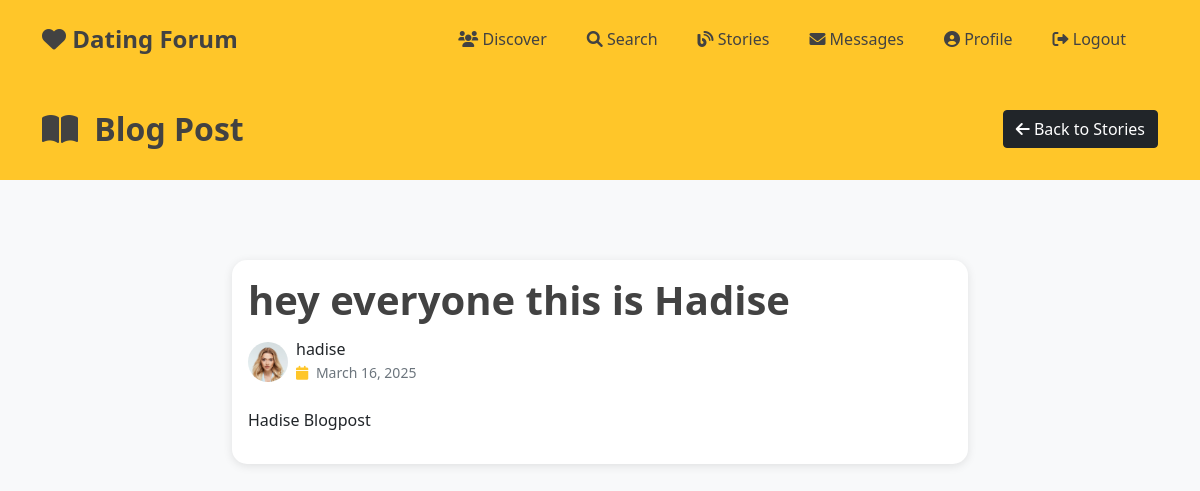
Page /blog/2/ (signed in) on the committed database.
### users/models.py (models this page shows, shortened)
class BlogPost(models.Model):
    user = models.ForeignKey(User, on_delete=models.CASCADE)
    title = models.CharField(max_length=200)
    content = models.TextField()
    created_at = models.DateTimeField(auto_now_add=True)

class UserProfile(models.Model):
    user = models.OneToOneField(User, on_delete=models.CASCADE)
    age = models.IntegerField(null=True, blank=True)
    gender = models.CharField(max_length=10, choices=[('Male', 'Male'), ('Female', 'Female')], null=True, blank=True)
    height = models.FloatField(null=True, blank=True)
    career = models.CharField(max_length=100, null=True, blank=True)
    income = models.DecimalField(max_digits=10, decimal_places=2, null=True, blank=True)
    contact_info = models.CharField(max_length=100, null=True, blank=True)
    latitude = models.FloatField(null=True, blank=True)
    longitude = models.FloatField(null=True, blank=True)
    location = models.CharField(max_length=100, null=True, blank=True)
    profile_picture = models.ImageField(upload_to='profile_pics/', default='profile_pics/default.jpg')
    is_online = models.BooleanField(default=False)
    last_seen = models.DateTimeField(null=True, blank=True)

### users/views.py (the view)
# urls.py: path('blog/<int:post_id>/', views.blog_detail, name='blog_detail'),  # Blog detay URL'i
@login_required
def blog_detail(request, post_id):
    post = get_object_or_404(BlogPost, id=post_id)
    return render(request, 'users/blog_detail.html', {'post': post})

### users/templates/users/blog_detail.html (shortened to what this page needs)
{% extends "base.html" %}
{% block content %}
<div class="profile-header">
    <div class="container">
        <div class="row align-items-center">
            <div class="col-md-8">
                <h2><i class="fas fa-book-open"></i> Blog Post</h2>
            </div>
            <div class="col-md-4 text-md-end">
                <a href="{% url 'blog_list' %}" class="btn btn-dark">
                    <i class="fas fa-arrow-left"></i> Back to Stories
                </a>
            </div>
        </div>
    </div>
</div>
<div class="container py-5">
    <div class="row justify-content-center">
        <div class="col-lg-8">
            <div class="card">
                <div class="card-body">
                    <h1 class="card-title mb-3">{{ post.title }}</h1>
                    <div class="d-flex align-items-center mb-4">
                        <img src="{{ post.user.userprofile.profile_picture.url }}"
                             class="rounded-circle me-2"
                             style="width: 40px; height: 40px; object-fit: cover;">
                        <div>
                            <h6 class="mb-0">{{ post.user.username }}</h6>
                            <small class="text-muted">
                                <i class="fas fa-calendar"></i> {{ post.created_at|date:"F d, Y" }}
                            </small>
                        </div>
                    </div>
                    <div class="blog-content">
                        {{ post.content|linebreaks }}
                    </div>
                </div>
            </div>
        </div>
    </div>
</div>
{% endblock %}

### users/templates/base.html (style rules this page uses)
:root { --bumble-yellow: #ffc629; --bumble-dark: #424242; --bumble-light: #f8f8f8; }
body { background-color: #f8f9fa; }
.card { border-radius: 15px; border: none; box-shadow: 0 2px 10px rgba(0,0,0,0.1); transition: transform 0.2s; }
.profile-header { background-color: var(--bumble-yellow); padding: 2rem 0; margin-bottom: 2rem; }
.profile-header h2 { color: var(--bumble-dark); margin: 0; font-weight: 600; }
.profile-header h2 i { margin-right: 0.5rem; }
.card .card-title { color: var(--bumble-dark); font-weight: 600; }
.card small i { color: var(--bumble-yellow); margin-right: 0.25rem; }

### rows in the picture
BlogPost: title "hey everyone this is Hadise", user.userprofile.profile_picture (picture), user.username "hadise", created_at "March 16, 2025", content "Hadise Blogpost"
